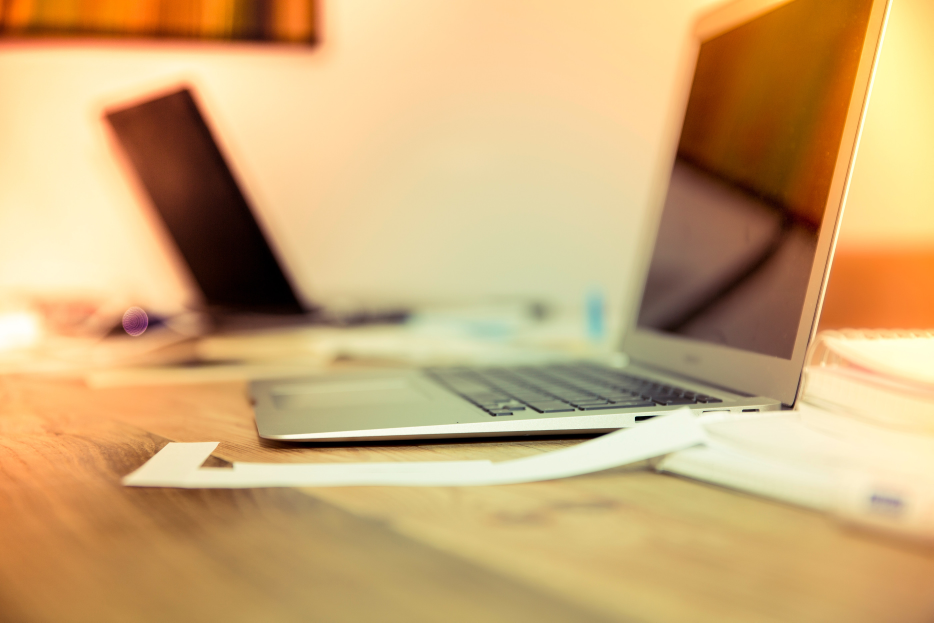
#> input picture ECSE341L_Image_And_Video_Processing/Labs/Week_2/img.jpg, 2800 x 1867 px (shown at 1/3 size)
$ jupyter execute Week_2.ipynb
#> lines starting #> are read from the running program, lines starting #| are printed output that depends on the picture
# Lab Assignment 2

## 1. RGB to Gray-scale conversion of images

### a) Read any RGB image as input and convert it into grayscale image using direct function/library in Python. Show input and output together using subplot function

[cell 1]
from PIL import Image
img = Image.open("img.jpg")
#> img is the input picture: PIL image 2800x1867 RGB; mean R, G, B 205.4, 170.3, 118.8
img_grey = img.convert('LA')
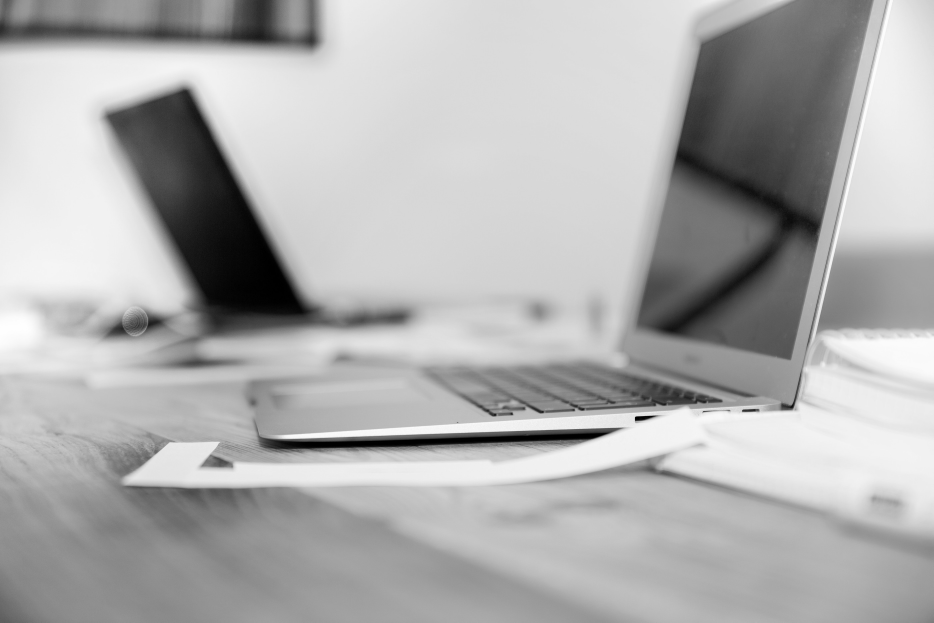
#> img_grey: PIL image 2800x1867 LA (shown at 1/3 size); mean R, G, B, A 175, 175, 175, 255

[cell 2]
import matplotlib.pyplot as plt
plt.subplot(211)
plt.imshow(img)
plt.subplot(212)
plt.imshow(img_grey)
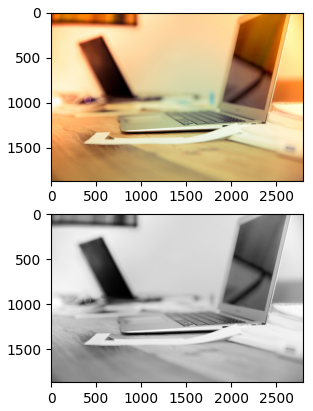
#> figure drawn by matplotlib, 2 panels

### b) RGB to grayscale Image conversion using numpy and matplotlib only. No other special Python library can be used. Explain the steps in your own words

[cell 3]
import numpy as np
import matplotlib as pyplot
import matplotlib.pyplot as plt
import matplotlib.image as mpimg

an_image = mpimg.imread(r"img.jpg")

rgb_weights = [0.2989, 0.5870, 0.1140]
grayscale_image = np.dot(an_image[...,:3], rgb_weights)


plt.subplot(211)
plt.imshow(an_image)
plt.subplot(212)
plt.imshow(grayscale_image,cmap="gray")

## 2. Take two images and perform Image subtraction, addition, and multiplication of those images using arrays.

[cell 4]
import matplotlib.pyplot as plt
import matplotlib.image as mpimg
import numpy as np
img = mpimg.imread('img.jpg') #This will give array
img1 = mpimg.imread('img2.jpg') #This will give array
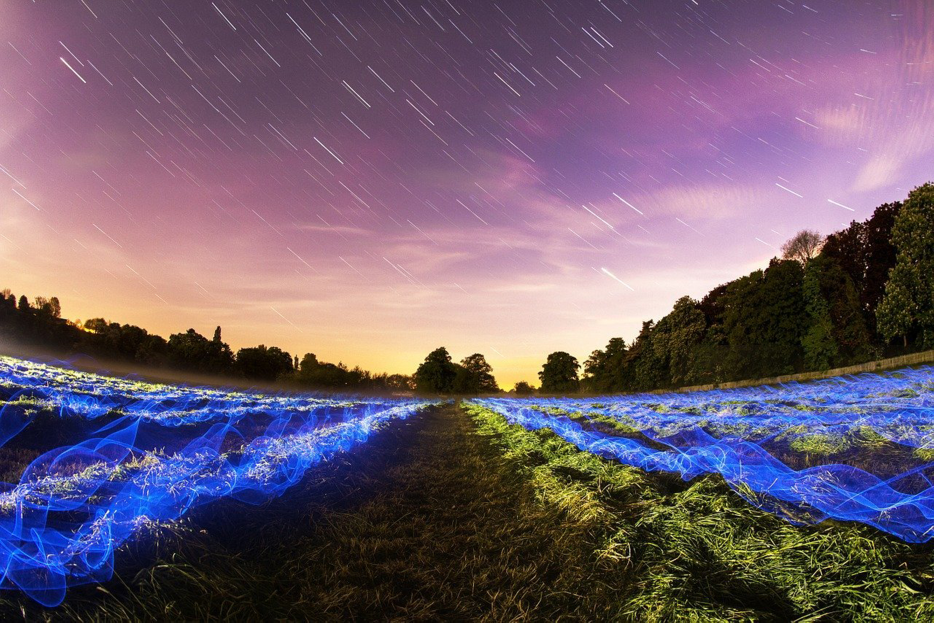
#> input picture ECSE341L_Image_And_Video_Processing/Labs/Week_2/img2.jpg, 2800 x 1867 px (shown at 1/3 size)
#> img1 is the input picture: shape (1867, 2800, 3); mean R, G, B 111.9, 92.8, 110.5

#### Image Addition

[cell 5]
img_add = img + img1
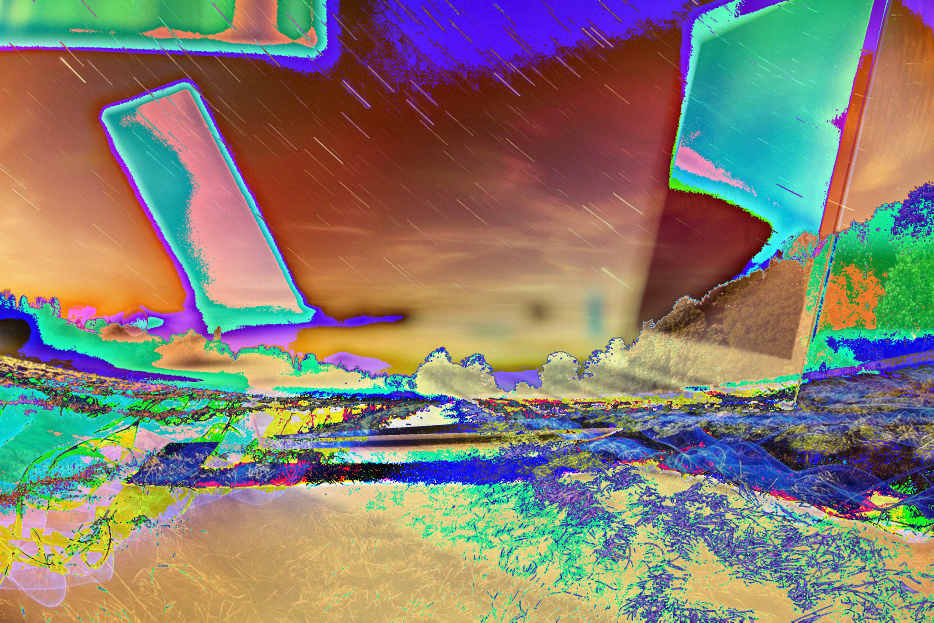
#> img_add: shape (1867, 2800, 3) (shown at 1/3 size); mean R, G, B 134.1, 126.7, 113.2
plt.imshow(img_add)

#### Image Subtraction

[cell 6]
img_sub = img - img1
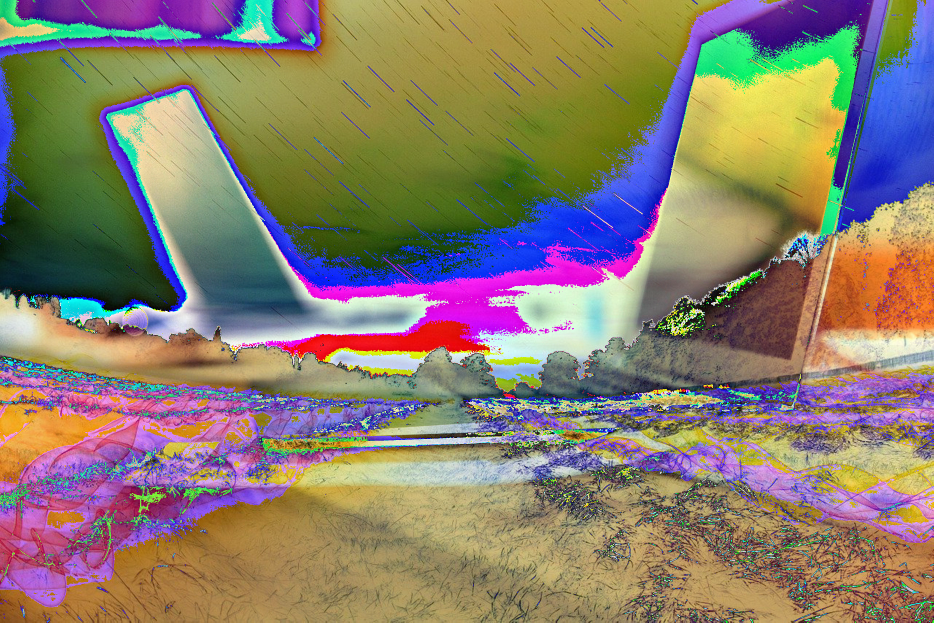
#> img_sub: shape (1867, 2800, 3) (shown at 1/3 size); mean R, G, B 138, 125.1, 109.5
plt.imshow(img_sub)

#### Image Multiplication

[cell 7]
img_mul = img * img1
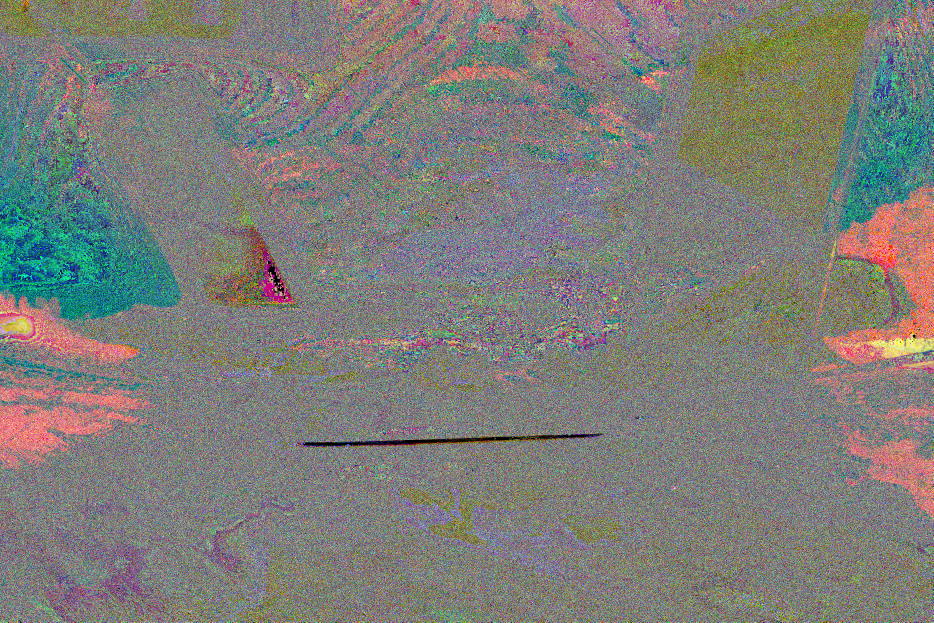
#> img_mul: shape (1867, 2800, 3) (shown at 1/3 size); mean R, G, B 126.1, 125.7, 121
plt.imshow(img_mul)

## 3. Converting from one color space into another (RGB to HSV conversion)

[cell 8]
import cv2
HSV_img = cv2.cvtColor(img,cv2.COLOR_BGR2HSV)
#> HSV_img: shape (1867, 2800, 3); mean H, S, V 100.3, 114.6, 206
cv2.namedWindow("Display 1")
cv2.resizeWindow("Display 1", 300, 300)
cv2.imshow("Display 1", HSV_img)
cv2.imwrite('hsv.jpg',HSV_img)
cv2.waitKey(0)
cv2.destroyAllWindows()

## 4. Image resizing using bilinear, bicubic and nearest neighbour interpolation methods. What is your observation about the outputs of these methods; can you see any difference in outputs? Write it in your own words.

[cell 9]
import cv2

img = cv2.imread(r"c1.jpg", cv2.IMREAD_UNCHANGED)
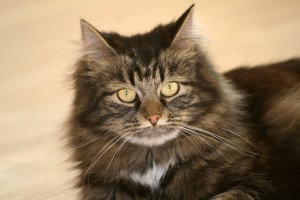
#> input picture ECSE341L_Image_And_Video_Processing/Labs/Week_2/c1.jpg, 300 x 200 px
#> img is the input picture: shape (200, 300, 3); mean B, G, R 98.1, 126.2, 148.3

print('Original Dimensions : ',img.shape)
#| Original Dimensions :  (200, 300, 3)

scale_percent = 80 # percent of original size
width = int(img.shape[1] * scale_percent / 100)
#> width = 240
height = int(img.shape[0] * scale_percent / 100)
#> height = 160
dim = (width, height)
#> dim = (240, 160)

# resize image
#bilinear
resized_bi = cv2.resize(img, (500,500), interpolation = cv2.INTER_LINEAR)
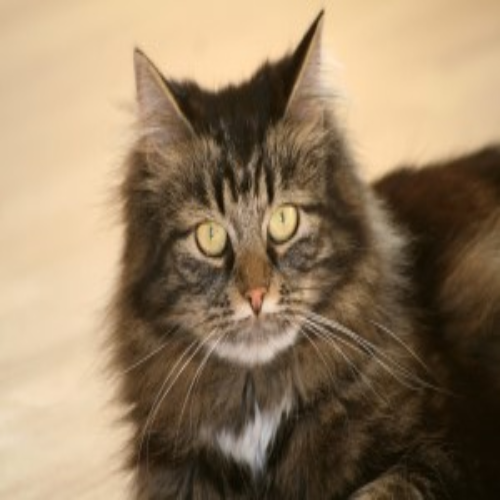
#> resized_bi: shape (500, 500, 3); mean B, G, R 98, 126.1, 148.2
#nearest neighbour
resized_nn = cv2.resize(img, (500,500), interpolation = cv2.INTER_NEAREST)
#bicubic
resized_bc = cv2.resize(img, (500,500), interpolation = cv2.INTER_CUBIC)

cv2.imshow("Original Image", img)
cv2.waitKey(0)
cv2.imshow("Bilinear Resize", resized_bi)
cv2.imwrite("Bilinear Resize.jpg", resized_bi)
cv2.waitKey(0)
cv2.imshow("Nearest Neighbour Resize", resized_nn)
cv2.imwrite("Nearest Neighbour Resize.jpg", resized_nn)
cv2.waitKey(0)
cv2.imshow("Bicubic Resize", resized_bc)
cv2.imwrite("Bicubic Resize.jpg", resized_bc)

cv2.waitKey(0)
cv2.destroyAllWindows()
